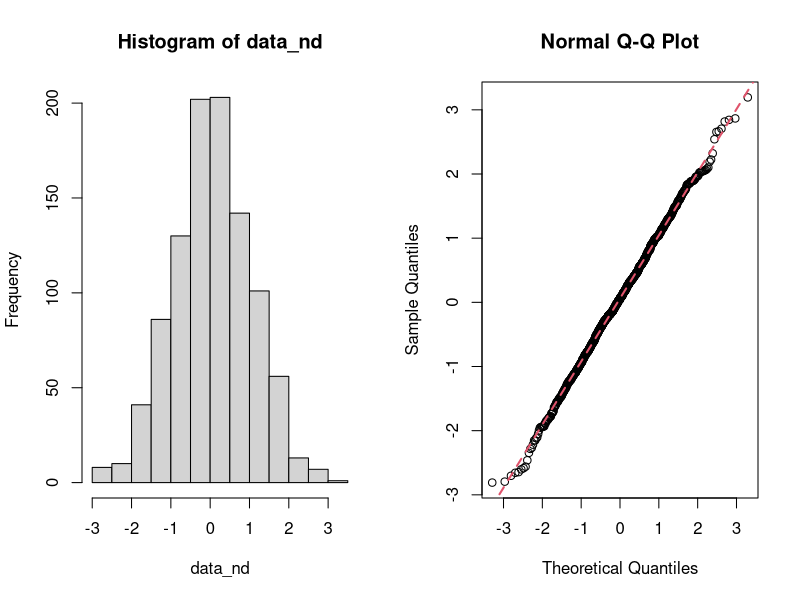
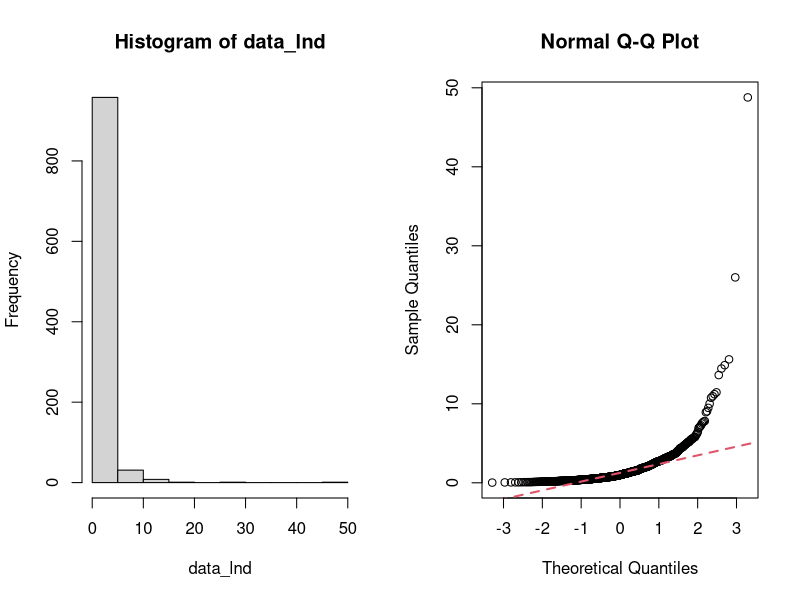

The R source for these figures, in order:
## ---- chunk 1
# Take 1000 observations and generate summary--Normal distribution
data_nd <- rnorm(1000); summary(data_nd)
# generate histogram and Q-Q plot of the data
par(mfrow=c(1,2)); hist(data_nd); qqnorm(data_nd);qqline(data_nd, col = 2,lwd=2,lty=2);
## ---- chunk 2
# Take 1000 observations and generate summary--Log-Normal distribution
data_lnd <- rlnorm(1000); summary(data_lnd)

# generate histogram and Q-Q plot of the data
par(mfrow=c(1,2)); hist(data_lnd); qqnorm(data_lnd);qqline(data_lnd, col = 2,lwd=2,lty=2);
